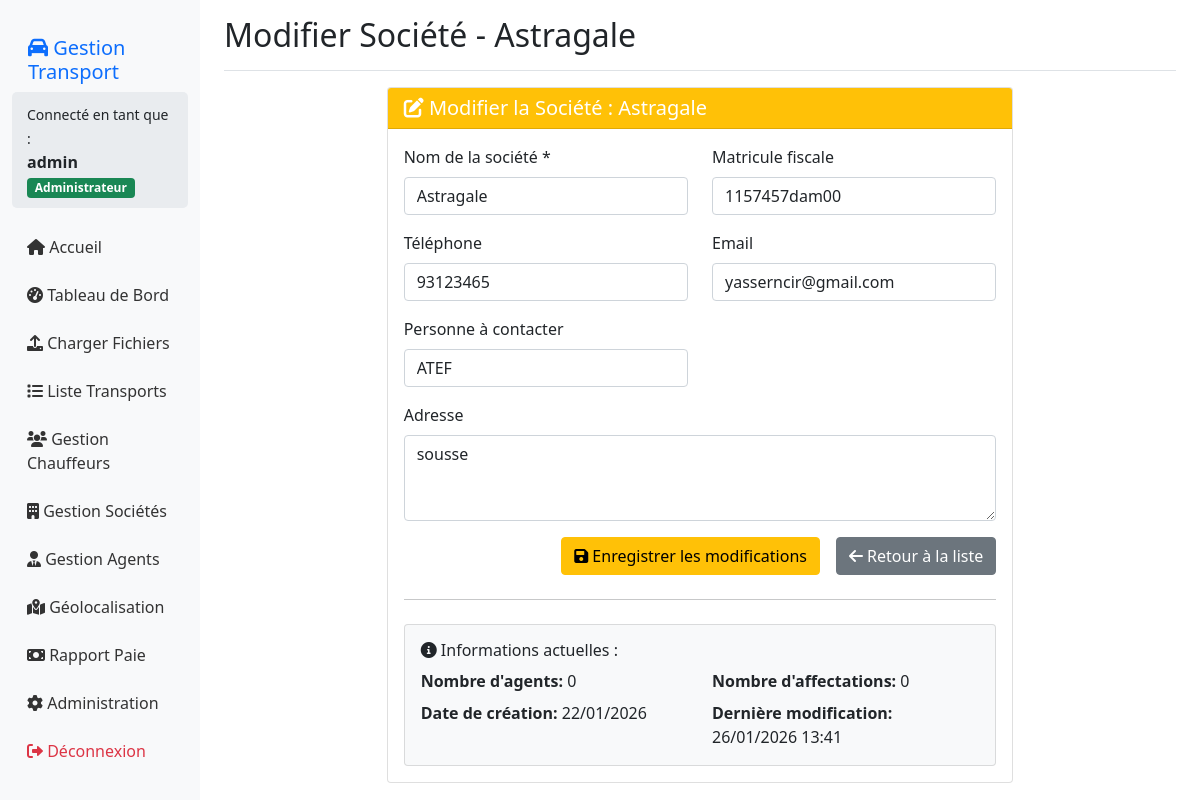
Page /societes/modifier/1/ (signed in) on the committed database.
### gestion/models.py (models this page shows, shortened)
class Societe(models.Model):
    nom = models.CharField(max_length=200, unique=True, verbose_name="Nom de la société")
    matricule_fiscale = models.CharField(max_length=100, blank=True, null=True, verbose_name="Matricule fiscale")
    adresse = models.TextField(blank=True, null=True, verbose_name="Adresse de la société")
    telephone = models.CharField(max_length=20, blank=True, null=True, verbose_name="Téléphone de la société")
    email = models.EmailField(blank=True, null=True, verbose_name="Email de la société")
    contact_personne = models.CharField(max_length=200, blank=True, null=True, verbose_name="Personne à contacter")
    created_at = models.DateTimeField(default=timezone.now)
    updated_at = models.DateTimeField(auto_now=True)
    class Meta:
        verbose_name = "Société"
        verbose_name_plural = "Sociétés"
        ordering = ['nom']

### gestion/views.py (the view)
# urls.py: path('societes/modifier/<int:id>/', views.modifier_societe, name='modifier_societe'),
@login_required
def modifier_societe(request, id):
    societe = get_object_or_404(Societe, id=id)
    if request.method == 'POST':
        form = SocieteModificationForm(request.POST, instance=societe)
        if form.is_valid():
            form.save()
            messages.success(request, f'Société {societe.nom} modifiée avec succès')
            return redirect('societes')
        else:
            messages.error(request, 'Erreur dans le formulaire')
    else:
        form = SocieteModificationForm(instance=societe)
    agents_count = societe.agent_set.count()
    affectations_count = Affectation.objects.filter(agent__societe=societe).count()
    context = {
        'form': form,
        'societe': societe,
        'agents_count': agents_count,
        'affectations_count': affectations_count,
    }
    return render(request, 'gestion/modifier_societe.html', context)

### gestion/forms.py
class SocieteModificationForm(forms.ModelForm):
    class Meta:
        model = Societe
        fields = ['nom', 'matricule_fiscale', 'adresse', 'telephone', 'email', 'contact_personne']
        widgets = {
            'nom': forms.TextInput(attrs={'class': 'form-control'}),
            'matricule_fiscale': forms.TextInput(attrs={'class': 'form-control'}),
            'adresse': forms.Textarea(attrs={'class': 'form-control', 'rows': 3}),
            'telephone': forms.TextInput(attrs={'class': 'form-control'}),
            'email': forms.EmailInput(attrs={'class': 'form-control'}),
            'contact_personne': forms.TextInput(attrs={'class': 'form-control'}),
        }

### templates/gestion/modifier_societe.html (shortened to what this page needs)
{% extends 'gestion/base.html' %}
{% block page_title %}Modifier Société - {{ societe.nom }}{% endblock %}
{% block content %}
<div class="row">
    <div class="col-md-8 mx-auto">
        <div class="card">
            <div class="card-header bg-warning text-white">
                <h5 class="card-title mb-0">
                    <i class="fas fa-edit"></i> Modifier la Société : {{ societe.nom }}
                </h5>
            </div>
            <div class="card-body">
                <form method="post">
                    <div class="row">
                        <div class="col-md-6">
                            <div class="mb-3">
                                <label class="form-label">Nom de la société *</label>
                                {{ form.nom }}
                            </div>
                        </div>
                        <div class="col-md-6">
                            <div class="mb-3">
                                <label class="form-label">Matricule fiscale</label>
                                {{ form.matricule_fiscale }}
                            </div>
                        </div>
                    </div>
                    <div class="row">
                        <div class="col-md-6">
                            <div class="mb-3">
                                <label class="form-label">Téléphone</label>
                                {{ form.telephone }}
                            </div>
                        </div>
                        <div class="col-md-6">
                            <div class="mb-3">
                                <label class="form-label">Email</label>
                                {{ form.email }}
                            </div>
                        </div>
                    </div>
                    <div class="row">
                        <div class="col-md-6">
                            <div class="mb-3">
                                <label class="form-label">Personne à contacter</label>
                                {{ form.contact_personne }}
                            </div>
                        </div>
                    </div>
                    <div class="row">
                        <div class="col-md-12">
                            <div class="mb-3">
                                <label class="form-label">Adresse</label>
                                {{ form.adresse }}
                            </div>
                        </div>
                    </div>
                    <div class="d-grid gap-2 d-md-flex justify-content-md-end">
                        <button type="submit" class="btn btn-warning me-md-2">
                            <i class="fas fa-save"></i> Enregistrer les modifications
                        </button>
                        <a href="{% url 'societes' %}" class="btn btn-secondary">
                            <i class="fas fa-arrow-left"></i> Retour à la liste
                        </a>
                    </div>
                </form>
                <hr class="my-4">
                <div class="row">
                    <div class="col-12">
                        <div class="card bg-light">
                            <div class="card-body">
                                <h6><i class="fas fa-info-circle"></i> Informations actuelles :</h6>
                                <div class="row">
                                    <div class="col-md-6">
                                        <strong>Nombre d'agents:</strong> {{ agents_count }}
                                    </div>
                                    <div class="col-md-6">
                                        <strong>Nombre d'affectations:</strong> {{ affectations_count }}
                                    </div>
                                </div>
                                <div class="row mt-2">
                                    <div class="col-md-6">
                                        <strong>Date de création:</strong> {{ societe.created_at|date:"d/m/Y" }}
                                    </div>
                                    <div class="col-md-6">
                                        <strong>Dernière modification:</strong> {{ societe.updated_at|date:"d/m/Y H:i" }}
                                    </div>
                                </div>
                            </div>
                        </div>
                    </div>
                </div>
            </div>
        </div>
    </div>
</div>
{% endblock %}

### templates/gestion/base.html (shortened to what this page needs)
<!DOCTYPE html>
<html lang="fr">
<head>
    <link href="https://cdn.jsdelivr.net/npm/bootstrap@5.1.3/dist/css/bootstrap.min.css" rel="stylesheet">
    <link href="https://cdnjs.cloudflare.com/ajax/libs/font-awesome/6.0.0/css/all.min.css" rel="stylesheet">
</head>
<body>
    <div class="container-fluid">
        <div class="row">
            <nav class="col-md-3 col-lg-2 d-md-block sidebar">
                <div class="position-sticky pt-3">
                    <h5 class="px-3 text-primary"><i class="fas fa-car"></i> Gestion Transport</h5>
                    <div class="user-info">
                        <small>Connecté en tant que :</small><br>
                        <strong>{{ user.username }}</strong>
                        {% if user.is_staff %}
                        <span class="badge bg-success">Administrateur</span>
                        {% else %}
                        <span class="badge bg-info">Utilisateur</span>
                        {% endif %}
                    </div>
                    <ul class="nav flex-column">
                        <li class="nav-item">
                            <a class="nav-link" href="{% url 'index' %}">
                                <i class="fas fa-home"></i> Accueil
                            </a>
                        </li>
                        <li class="nav-item">
                            <a class="nav-link" href="{% url 'tableau_de_bord' %}">
                                <i class="fas fa-tachometer-alt"></i> Tableau de Bord
                            </a>
                        </li>
                        <li class="nav-item">
                            <a class="nav-link" href="{% url 'upload' %}">
                                <i class="fas fa-upload"></i> Charger Fichiers
                            </a>
                        </li>
                        <li class="nav-item">
                            <a class="nav-link" href="{% url 'liste_transports' %}">
                                <i class="fas fa-list"></i> Liste Transports
                            </a>
                        </li>
                        <li class="nav-item">
                            <a class="nav-link" href="{% url 'chauffeurs' %}">
                                <i class="fas fa-users"></i> Gestion Chauffeurs
                            </a>
                        </li>
                        <li class="nav-item">
                            <a class="nav-link" href="{% url 'societes' %}">
                                <i class="fas fa-building"></i> Gestion Sociétés
                            </a>
                        </li>
                        <li class="nav-item">
                            <a class="nav-link" href="{% url 'agents' %}">
                                <i class="fas fa-user-tie"></i> Gestion Agents
                            </a>
                        </li>
                        <li class="nav-item">
                            <a class="nav-link" href="{% url 'carte' %}">
                                <i class="fas fa-map-marked-alt"></i> Géolocalisation
                            </a>
                        </li>
                        {% if user.is_staff %}
                        <li class="nav-item">
                            <a class="nav-link" href="{% url 'paie' %}">
                                <i class="fas fa-money-bill"></i> Rapport Paie
                            </a>
                        </li>
                        <li class="nav-item">
                            <a class="nav-link" href="/admin/" target="_blank">
                                <i class="fas fa-cog"></i> Administration
                            </a>
                        </li>
                        {% endif %}
                        <li class="nav-item">
                            <a class="nav-link text-danger" href="{% url 'logout' %}">
                                <i class="fas fa-sign-out-alt"></i> Déconnexion
                            </a>
                        </li>
                    </ul>
                </div>
            </nav>
            <main class="col-md-9 ms-sm-auto col-lg-10 px-md-4 main-content">
                <div class="d-flex justify-content-between flex-wrap flex-md-nowrap align-items-center pt-3 pb-2 mb-3 border-bottom">
                    <h2 class="text-dark">{% block page_title %}Systeme de Gestion de Transport{% endblock %}</h2>
                </div>
                {% block content %}{% endblock %}
            </main>
        </div>
    </div>
</body>
</html>

### templates/gestion/base.html (style rules this page uses)
.sidebar { background-color: #f8f9fa; min-height: 100vh; padding-top: 20px; }
.sidebar .nav-link { color: #333; padding: 10px 15px; margin: 2px 0; }
.user-info { background: #e9ecef; padding: 10px 15px; border-radius: 5px; margin-bottom: 15px; }

### rows in the picture
Societe: nom "Astragale", matricule_fiscale "1157457dam00", telephone "93123465", email "yasserncir@gmail.com", contact_personne "ATEF", adresse "sousse", created_at "22/01/2026", updated_at "26/01/2026 13:41"

### other values in the picture
{{ user.username }} "admin"
{{ agents_count }} "0"
{{ affectations_count }} "0"
